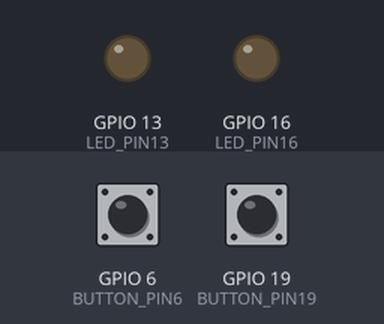
This program was run on a simulated Raspberry Pi (BCM pin numbers). On the bench: output pins drawn as LEDs (lit = HIGH). Dashed ring = blinking. The inputs (shaded band) are chosen by the test bench; at power-on: GPIO 19 (BUTTON_PIN19) LOW, GPIO 6 (BUTTON_PIN6) LOW. The clock reads 2024-03-15 10:24:30 at power-on unless the program sets it.

Above: at 1.2 s.
1.3 s: GPIO 19 (BUTTON_PIN19) pulled HIGH for 3.2 s
At 2.1 s:
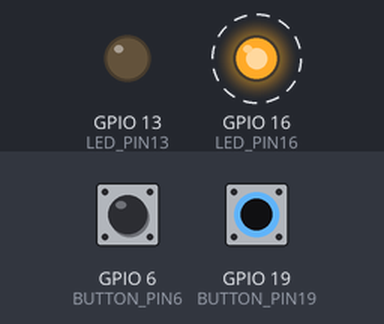
6.0 s: GPIO 19 (BUTTON_PIN19) pulled HIGH for 0.15 s
At 7.2 s:
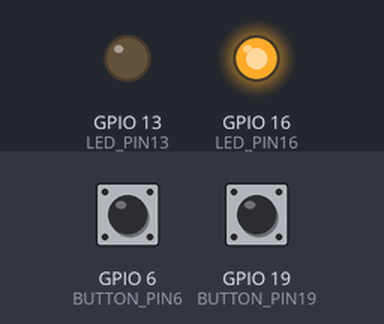
7.6 s: GPIO 19 (BUTTON_PIN19) pulled HIGH for 1 s
At 8.6 s:
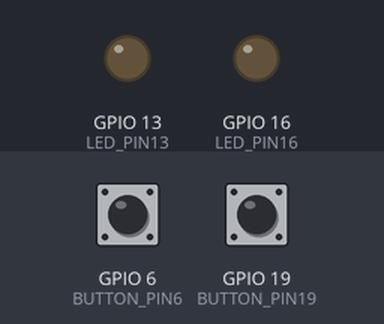
Timing chart, 0 to 10.6 s (numbered marks = the images above; inputs shaded):
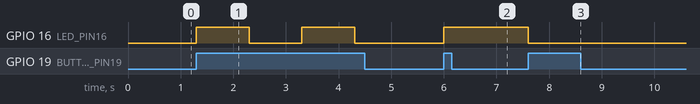

Measured:
- after the input at 1.3 s, GPIO 16 (LED_PIN16): alternates HIGH for 1.0 s and LOW for 1.0 s, starting at once
- after the input at 6.0 s, GPIO 16 (LED_PIN16): LOW → HIGH at once
- after the input at 7.6 s, GPIO 16 (LED_PIN16): HIGH → LOW at once

The program:

Opdracht5a.py
```python
#Importeren van de bibiotheken vd Gpio-pinnen
import RPi.GPIO as GPIO
import time

#De pinnen waarop de de ledjes en de buttons zijn aangesloten op de Raspberry Pi
LED_PIN16 = 16
LED_PIN13 = 13
BUTTON_PIN19 = 19
BUTTON_PIN6 = 6

#Gpio-modus naar de bcm configureren en de gpio-pin als uitgangpunt zetten voor het aansturen van het ledje en de button
GPIO.setmode(GPIO.BCM)
GPIO.setup(LED_PIN16, GPIO.OUT)
GPIO.setup(LED_PIN13, GPIO.OUT)
GPIO.setup(BUTTON_PIN19, GPIO.IN, GPIO.PUD_DOWN)
GPIO.setup(BUTTON_PIN6, GPIO.IN, GPIO.PUD_DOWN)

#Variable voor de laatste tijd bij te houden
laatstetijd = 0

#Functie voor de millis
def millis():
    return time.time() * 1000

while True:
    #Het lezen van de status van de buttons
    buttonState19 = GPIO.input(BUTTON_PIN19)
    buttonState6 = GPIO.input(BUTTON_PIN6)

    #Als de button19 is ingedrukt is voor het volgende uit
    if buttonState19 == GPIO.HIGH:
        #De huidige tijd wordt gelijk gezet aan millis
        huidigetijd = millis()
        #Als de tijd minstent 1000 millisec verder is volg het volgende uit
        if huidigetijd - laatstetijd >= 1000:
            #Zet het ledje aan
            GPIO.output(LED_PIN16, not GPIO.input(LED_PIN16))
            #De laatstetijd staat gelijk aan de huidige tijd
            laatstetijd = huidigetijd

    else:
        #Als de button niet is ingedrukt zet het ledje uit
        GPIO.output(LED_PIN13, GPIO.LOW)
```
